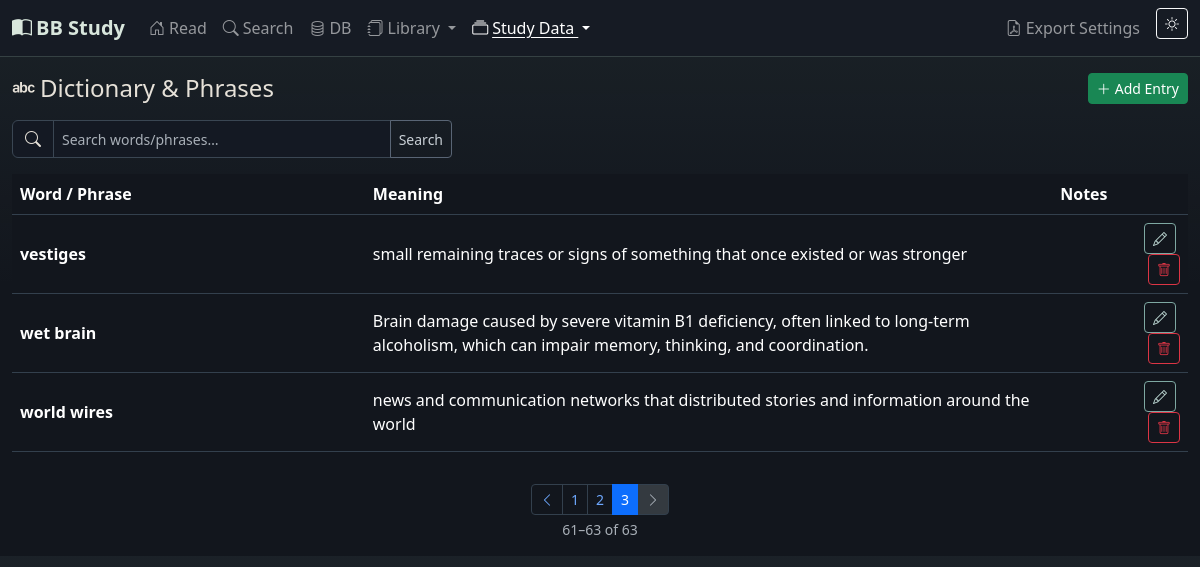
The app's page /dictionary?pg=3&q=, older data.
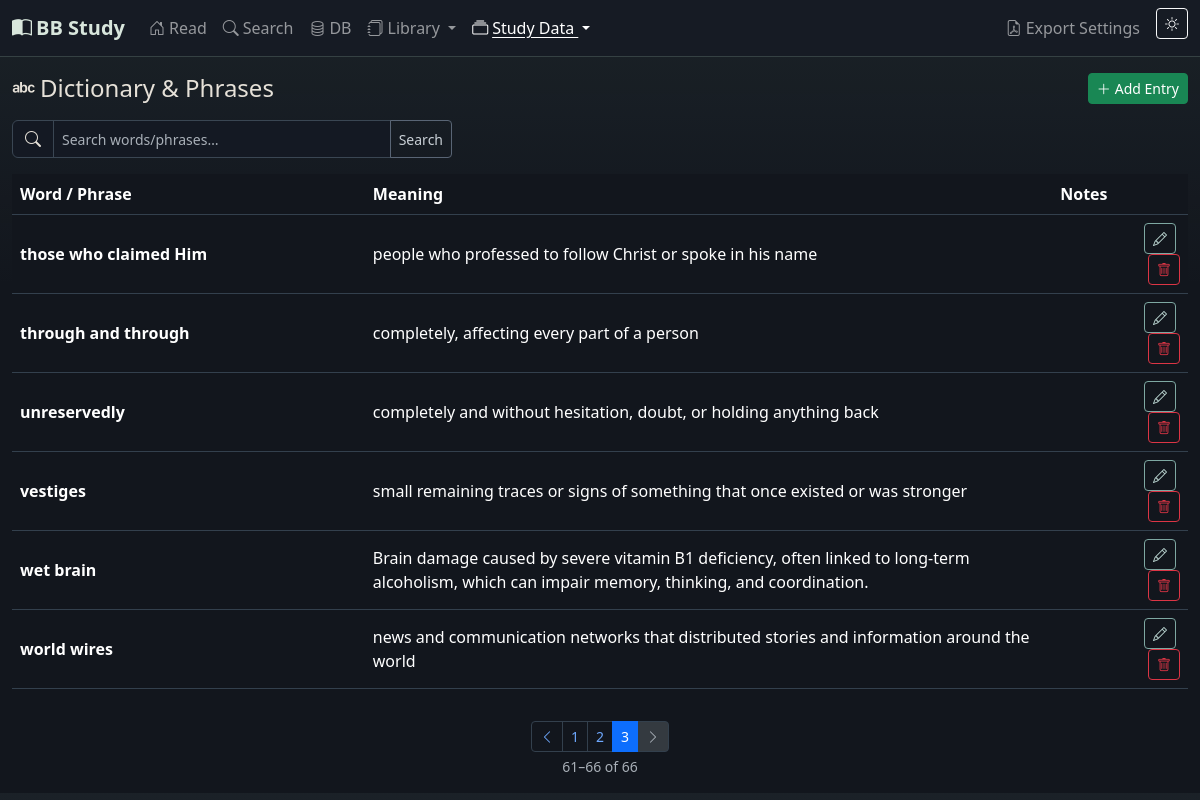
The same page, newer data.
### app/models.py (models this page shows, shortened)
class Setting(db.Model):
    __tablename__ = 'settings'
    id = db.Column(db.Integer, primary_key=True)
    key = db.Column(db.String(100), unique=True, nullable=False)
    value = db.Column(db.Text, default='')

class Dictionary(db.Model):
    __tablename__ = 'dictionary'
    id = db.Column(db.Integer, primary_key=True)
    word_phrase = db.Column(db.String(500), nullable=False)
    meaning = db.Column(db.Text, nullable=False)
    notes = db.Column(db.Text)
    created_at = db.Column(db.DateTime, default=datetime.utcnow)
    locations = db.relationship('DictionaryLookup', backref='entry', lazy=True, cascade='all, delete-orphan')
    def to_dict(self):
        return {
            'id': self.id,
            'word_phrase': self.word_phrase,
            'meaning': self.meaning,
            'notes': self.notes,
            'created_at': self.created_at.isoformat() if self.created_at else None,
        }

### app/routes/main.py (the view)
@main_bp.route('/dictionary')
def dictionary():
    from ..models import Dictionary
    pg = request.args.get('pg', 1, type=int)
    search_q = request.args.get('q', '').strip()
    query = Dictionary.query.order_by(Dictionary.word_phrase)
    if search_q:
        like = f'%{search_q}%'
        query = query.filter(
            Dictionary.word_phrase.ilike(like) | Dictionary.meaning.ilike(like)
        )
    pagination = query.paginate(page=pg, per_page=30, error_out=False)
    return render_template('dictionary.html', theme=get_theme(), entries=pagination.items,
                           pagination=pagination, search_q=search_q)

### app/routes/main.py (called while the page is built)
def get_theme():
    s = Setting.query.filter_by(key='theme').first()
    return s.value

### app/templates/dictionary.html (shortened to what this page needs)
{% extends 'base.html' %}
{% from '_pagination.html' import render as paginate %}
{% block content %}
<div class="d-flex justify-content-between align-items-center mb-3">
  <h4 class="mb-0"><i class="bi bi-alphabet me-1"></i>Dictionary &amp; Phrases</h4>
  <button class="btn btn-sm btn-success" data-bs-toggle="modal" data-bs-target="#dictModal" onclick="openDictModal()">
    <i class="bi bi-plus-lg me-1"></i>Add Entry
  </button>
</div>
<form class="input-group mb-3" method="get" style="max-width:440px;">
  <span class="input-group-text"><i class="bi bi-search"></i></span>
  <input type="text" class="form-control form-control-sm" name="q"
         placeholder="Search words/phrases…" value="{{ search_q }}"
         aria-label="Search dictionary">
  <button class="btn btn-outline-secondary btn-sm" type="submit">Search</button>
</form>
<div class="table-responsive">
  <table class="table table-hover align-middle" id="dictTable">
    <thead>
      <tr><th style="width:30%">Word / Phrase</th><th>Meaning</th><th>Notes</th><th></th></tr>
    </thead>
    <tbody>
      {% for e in entries %}
      <tr data-id="{{ e.id }}">
        <td class="fw-semibold">{{ e.word_phrase }}</td>
        <td>{{ e.meaning }}</td>
        <td class="text-muted small">{{ e.notes or '' }}</td>
        <td class="text-end">
          <button class="btn btn-sm btn-outline-primary me-1"
                  onclick="openDictModal({{ e.to_dict()|tojson }})">
            <i class="bi bi-pencil"></i>
          </button>
          <button class="btn btn-sm btn-outline-danger"
                  onclick="deleteDict({{ e.id }})">
            <i class="bi bi-trash"></i>
          </button>
        </td>
      </tr>
      {% else %}
      <tr><td colspan="4" class="text-muted text-center">No entries yet.</td></tr>
      {% endfor %}
    </tbody>
  </table>
</div>
{{ paginate(pagination, 'main.dictionary', extra_args={'q': search_q}) }}
{% endblock %}

### app/templates/base.html (shortened to what this page needs)
<!doctype html>
<html lang="en" data-bs-theme="{{ theme }}">
<head>
  <link rel="stylesheet" href="{{ url_for('static', filename='vendor/bootstrap/css/bootstrap.min.css') }}">
  <link rel="stylesheet" href="{{ url_for('static', filename='vendor/bootstrap-icons/font/bootstrap-icons.min.css') }}">
  <link rel="stylesheet" href="{{ url_for('static', filename='css/style.css') }}">
</head>
<body>
<nav class="navbar navbar-expand-lg navbar-dark bg-dark border-bottom border-secondary">
  <div class="container-fluid">
    <a class="navbar-brand fw-bold" href="{{ url_for('main.index') }}">
      <i class="bi bi-book-half me-1"></i>BB Study
    </a>
    <div class="collapse navbar-collapse" id="navbarMain">
      <ul class="navbar-nav me-auto mb-2 mb-lg-0">
        <li class="nav-item">
          <a class="nav-link {% if request.endpoint == 'main.index' %}active{% endif %}"
             href="{{ url_for('main.index') }}"><i class="bi bi-house-door me-1"></i>Read</a>
        </li>
        <li class="nav-item">
          <a class="nav-link {% if request.endpoint == 'main.search' %}active{% endif %}"
             href="{{ url_for('main.search') }}"><i class="bi bi-search me-1"></i>Search</a>
        </li>
        <li class="nav-item">
          <a class="nav-link {% if request.endpoint == 'main.db_browser' %}active{% endif %}"
             href="{{ url_for('main.db_browser') }}"><i class="bi bi-database me-1"></i>DB</a>
        </li>
        <li class="nav-item dropdown">
          <a class="nav-link dropdown-toggle {% if request.endpoint in ['main.books', 'main.pamphlets'] %}active{% endif %}"
             href="#" role="button" data-bs-toggle="dropdown" aria-expanded="false">
            <i class="bi bi-journals me-1"></i>Library
          </a>
        </li>
        <li class="nav-item dropdown">
          <a class="nav-link dropdown-toggle {% if request.endpoint in ['main.dictionary', 'main.topics', 'main.references', 'main.commentary', 'main.sources'] %}active{% endif %}"
             href="#" role="button" data-bs-toggle="dropdown" aria-expanded="false">
            <i class="bi bi-collection me-1"></i>Study Data
          </a>
        </li>
      </ul>
      <ul class="navbar-nav ms-auto">
        <li class="nav-item">
          <a class="nav-link {% if request.endpoint == 'main.settings' %}active{% endif %}"
             href="{{ url_for('main.settings') }}"><i class="bi bi-file-earmark-pdf me-1"></i>Export Settings</a>
        </li>
        <li class="nav-item ms-2">
          <button class="btn btn-sm btn-outline-light" id="themeToggleBtn" title="Toggle light/dark mode">
            <i class="bi {% if theme == 'dark' %}bi-sun{% else %}bi-moon-stars{% endif %}"></i>
          </button>
        </li>
      </ul>
    </div>
  </div>
</nav>
<main class="container-fluid py-3">
  {% block content %}{% endblock %}
</main>
</body>
</html>

### app/templates/_pagination.html
{% macro render(pagination, endpoint, extra_args={}) %}
{% if pagination and pagination.pages > 1 %}
{% set start = (pagination.page - 1) * pagination.per_page + 1 %}
{% set end = pagination.page * pagination.per_page %}
{% if end > pagination.total %}{% set end = pagination.total %}{% endif %}
<nav aria-label="Page navigation" class="mt-3">
  <div class="d-flex flex-column align-items-center gap-1">
    <ul class="pagination pagination-sm mb-0">
      <li class="page-item{% if not pagination.has_prev %} disabled{% endif %}">
        <a class="page-link" href="{{ url_for(endpoint, pg=pagination.prev_num or 1, **extra_args) }}" aria-label="Previous">
          <i class="bi bi-chevron-left"></i>
        </a>
      </li>
      {% for p in pagination.iter_pages(left_edge=1, right_edge=1, left_current=2, right_current=2) %}
        {% if p %}
          <li class="page-item{% if p == pagination.page %} active{% endif %}">
            <a class="page-link" href="{{ url_for(endpoint, pg=p, **extra_args) }}">{{ p }}</a>
          </li>
        {% else %}
          <li class="page-item disabled"><span class="page-link">…</span></li>
        {% endif %}
      {% endfor %}
      <li class="page-item{% if not pagination.has_next %} disabled{% endif %}">
        <a class="page-link" href="{{ url_for(endpoint, pg=pagination.next_num or pagination.pages, **extra_args) }}" aria-label="Next">
          <i class="bi bi-chevron-right"></i>
        </a>
      </li>
    </ul>
    <small class="text-muted">{{ start }}–{{ end }} of {{ pagination.total }}</small>
  </div>
</nav>
{% endif %}
{% endmacro %}

### app/static/css/style.css (style rules this page uses)
:root { --bb-sage: #8fae9a; --bb-teal: #7ea8a2; --bb-plum: #aa8fa8; --bb-amber: #b7a278; --bb-slate: #8d9aaa; }
[data-bs-theme="dark"] { --bb-page-bg: #12161d; --bb-surface: #181e27; --bb-surface-alt: #1f2631; --bb-border: #33404d; --bb-reader-bg: #151a22; --bb-control-bg: #141923; --bb-soft-sage: rgba(143, 174, 154, 0.16); --bb-soft-teal: rgba(126, 168, 162, 0.17); --bb-soft-plum: rgba(170, 143, 168, 0.16); --bb-soft-amber: rgba(183, 162, 120, 0.16); --bb-soft-slate: rgba(141, 154, 170, 0.16); --bs-body-bg: var(--bb-page-bg); --bs-body-color: #e6e1d8; --bs-border-color: var(--bb-border); --bs-secondary-color: #a9b0b8; --bs-primary-rgb: 126, 168, 162; --bs-success-rgb: 143, 174, 154; --bs-warning-rgb: 183, 162, 120; --bs-info-rgb: 141, 154, 170; }
html, body { transition: background-color 0.2s ease, color 0.2s ease; }
[data-bs-theme="dark"] body { background: linear-gradient(180deg, rgba(126, 168, 162, 0.08), transparent 18rem), var(--bb-page-bg); }
[data-bs-theme="dark"] .navbar.bg-dark { background-color: #161b24 !important; border-color: rgba(143, 174, 154, 0.26) !important; }
[data-bs-theme="dark"] .navbar-brand { color: #d8e6dc; }
[data-bs-theme="dark"] .form-control, [data-bs-theme="dark"] .form-select, [data-bs-theme="dark"] .input-group-text { background-color: var(--bb-control-bg); border-color: #3a4653; color: #e6e1d8; }
[data-bs-theme="dark"] .btn-outline-secondary { --bs-btn-color: #c9d0d6; --bs-btn-border-color: #596575; --bs-btn-hover-bg: var(--bb-soft-teal); --bs-btn-hover-border-color: var(--bb-teal); --bs-btn-hover-color: #f2efe8; --bs-btn-active-bg: var(--bb-soft-teal); --bs-btn-active-border-color: var(--bb-teal); }
[data-bs-theme="dark"] .btn-outline-primary { --bs-btn-color: #bdd8d4; --bs-btn-border-color: var(--bb-teal); --bs-btn-hover-bg: rgba(126, 168, 162, 0.22); --bs-btn-hover-border-color: #9abfba; --bs-btn-hover-color: #f2efe8; }
.navbar-nav .nav-link.active { text-decoration: underline; text-underline-offset: 3px; }
.table td, .table th { vertical-align: middle; }

Row changes from the older to the newer data that the page shows:
now on this page (row unchanged): Dictionary: word_phrase "those who claimed Him", meaning "people who professed to follow Christ or spoke in his name"
added Dictionary: word_phrase "through and through", meaning "completely, affecting every part of a person"
added Dictionary: word_phrase "unreservedly", meaning "completely and without hesitation, doubt, or holding anything back"
Text that changed along with them:
{{ end }}: "63" → "66"
{{ pagination.total }}: "63" → "66"
